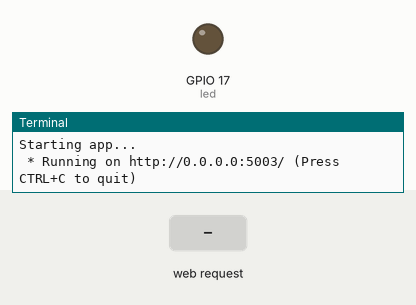
The program below on a simulated Raspberry Pi (BCM pin numbers). Shown: output pins drawn as LEDs (lit = HIGH), the last lines printed to the terminal. Dashed ring = blinking. Inputs (shaded band) come from the test bench. The clock reads 2024-03-15 10:24:30 at power-on unless the program sets it.

Above: at 1.2 s.
1.3 s: HTTP request for /blink_led received
At 1.55 s:
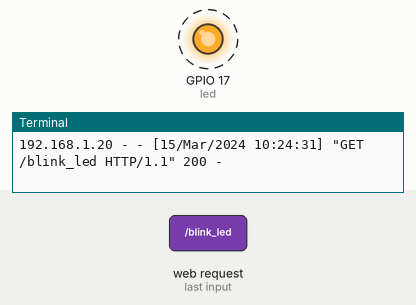
4.3 s: HTTP request for / received
Timing chart, 0 to 7.3 s (numbered marks = the images above; inputs shaded):
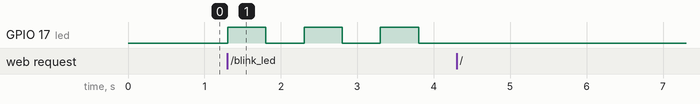

Measured:
- after the input at 1.3 s, GPIO 17 (led): alternates HIGH for 0.50 s and LOW for 0.50 s, starting at once

The program:

raspi_app.py
```python
from flask import Flask

from gpiozero import LED

led = LED(17)

# create the Flask app
app = Flask(__name__)


@app.route('/blink_led')
def blink_led():
    """Blink a LED when a video is launched"""
    led.blink(n=3, on_time=0.5, off_time=0.5)
    return {"status": "done"}

if __name__=="__main__":
    print("Starting app...")
    app.run(host="0.0.0.0", port=5003)
```
